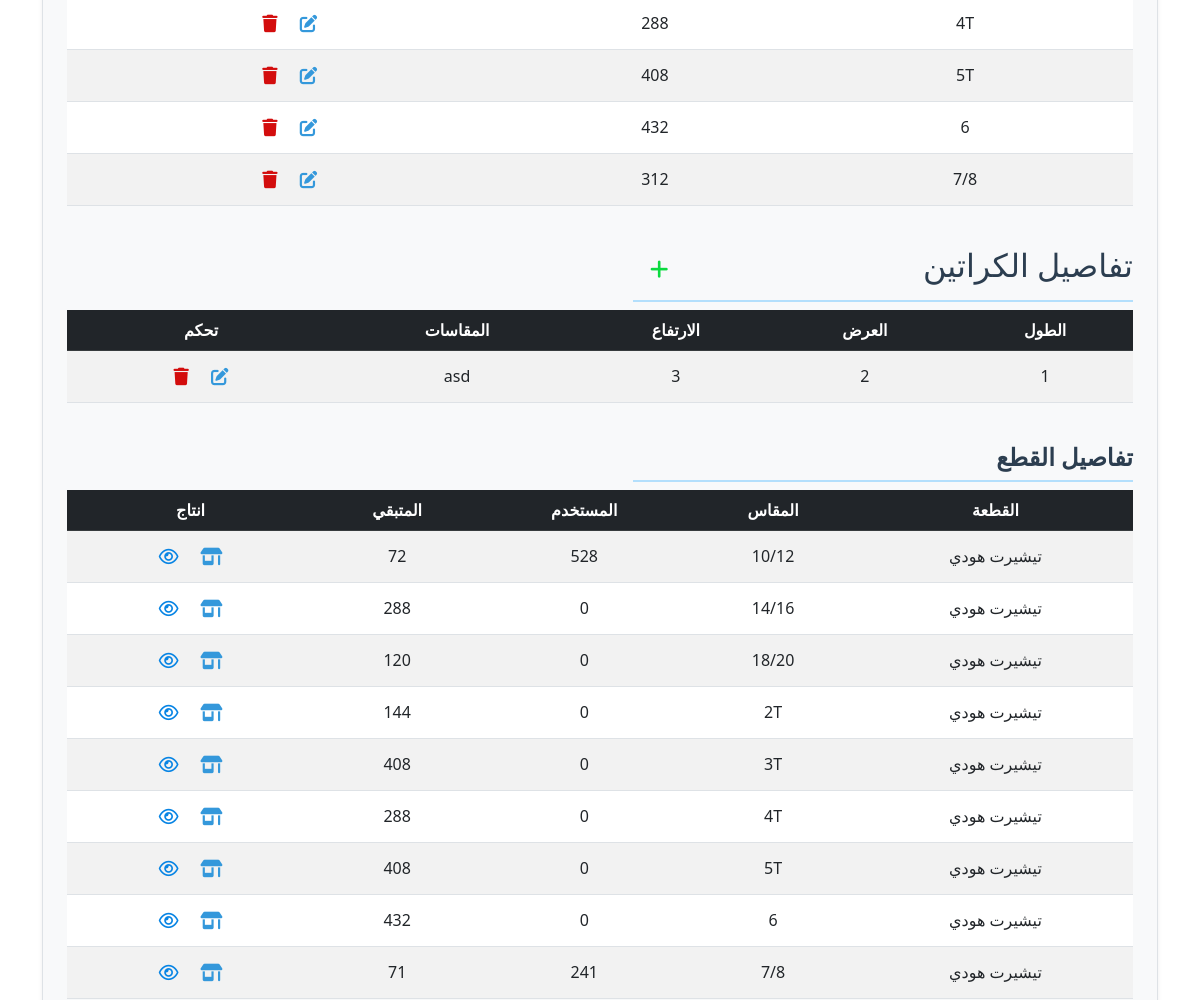
The page /production/model/23/ (middle part) on the database as committed earlier.
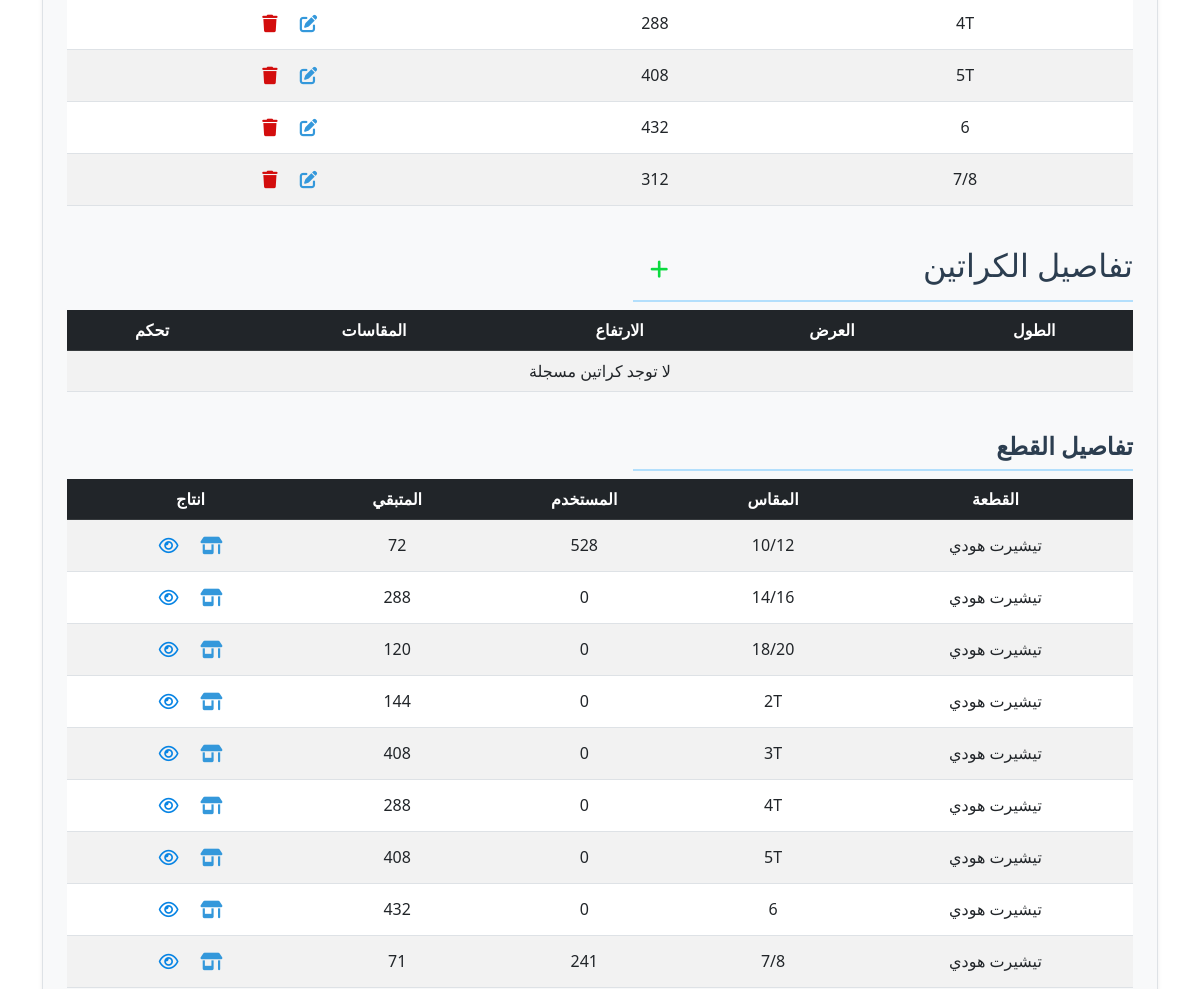
The same page on the database as committed later.
### production/models.py (models this page shows, shortened)
class SizeAmount(models.Model):
    model = models.ForeignKey(Model, verbose_name="الموديل", on_delete=models.CASCADE, related_name="size_amounts")
    size = models.CharField(max_length=50, verbose_name="المقاس")
    amount = models.PositiveIntegerField(verbose_name="الكمية")
    editable = models.BooleanField(default=True)
    class Meta:
        unique_together = ('model', 'size')
        ordering = ['size']

class Carton(models.Model):
    TYPE_CHOICES = [
        ("شماعة", "شماعة"),
        ("تطبيق", "تطبيق"),
    ]
    model = models.ForeignKey(Model, verbose_name="الموديل", on_delete=models.CASCADE, related_name="cartons")
    length = models.CharField(max_length=50, verbose_name="الطول", blank=True)
    width = models.CharField(max_length=50, verbose_name="العرض", blank=True)
    height = models.CharField(max_length=50, verbose_name="الارتفاع", blank=True)
    type = models.CharField(verbose_name="النوع", choices=TYPE_CHOICES, max_length=10, default="تطبيق")
    comment = models.CharField(max_length=100, verbose_name="المقاسات داخل الكرتونة", blank=True)

class Piece(models.Model):
    model = models.ForeignKey(Model, verbose_name="الموديل", on_delete=models.CASCADE, related_name="pieces")
    type = models.CharField(max_length=50, verbose_name="النوع", blank=True)
    size = models.CharField(max_length=50, verbose_name="المقاس", blank=True)
    available_amount = models.IntegerField(verbose_name="الكمية المتبقية", blank=True, default=0)
    used_amount = models.IntegerField(verbose_name="الكمية المستخدمة", default=0, blank=True)
    class Meta:
        ordering = ['size', 'type']

### production/views.py (the view)
# urls.py: path('model/<int:pk>/', ModelDetailView.as_view(), name='model_detail_view'),
class ModelDetailView(DetailView):
    model = Model
    template_name = "production/detail_model.html"
    context_object_name = "model"
    def get_context_data(self, **kwargs):
        context = super().get_context_data(**kwargs)
        model = self.get_object()
        total_sizes_pieces = model.size_amounts.aggregate(total=Sum('amount'))['total'] or 0
        context['total_sizes_pieces'] = total_sizes_pieces
        context['total_Dozens'] = int(total_sizes_pieces / 12)
        context['Packing_per_carton'] = int(model.Packing_per_carton / 12)
        return context

### production/templatetags/math_filters.py (called while the page is built)
@register.filter
def divide(value, divisor):
    try:
        return round(value / divisor)  # Round to 2 decimal places
    except (TypeError, ZeroDivisionError):
        return "N/A"

### production/templates/production/detail_model.html (shortened to what the changed rows need)
{% extends "cloth/layout.html" %}
{% load math_filters %}
{% block body %}
    <div class="model-details container my-4 p-4 border rounded shadow-sm bg-light">
        <div style="overflow-x: auto; max-height: 70vh; position: relative;" class="table-responsive mb-4">
            <table id="size-table" class="table table-striped">
                <tbody>
                    {% for size in model.size_amounts.all %}
                    <tr>
                        <td>{{ size.size }}</td>
                        <td>{{ size.amount }}</td>
                        <td>
                            {% if size.editable %}
                                <a class="px-2 btn" href="{% url 'SizeAmount_edit' size.id %}">
                                </a>
                            {% endif %}
                            <a class="px-2 btn" href="{% url 'SizeAmount_delete_view' size.id %}">
                                </a>
                        </td>
                    </tr>
                    {% empty %}
                    <tr>
                        <td colspan="3" class="text-center">لا توجد مقاسات مسجلة</td>
                    </tr>
                    {% endfor %}
                </tbody>
            </table>
        </div>
        <div class="section-title border-bottom-5 mb-2 d-flex justify-content-between align-items-center">
            <h2>تفاصيل الكراتين</h2>
        </div>
        <div style="overflow-x: auto; max-height: 70vh; position: relative;" class="table-responsive mb-4">
            <table id="size-table" class="table table-striped">
                <thead class="table-dark">
                    <tr>
                        <th style="position: sticky; top: 0;">الطول</th>
                        <th style="position: sticky; top: 0;">العرض</th>
                        <th style="position: sticky; top: 0;">الارتفاع</th>
                        <th style="position: sticky; top: 0;">المقاسات</th>
                        <th style="position: sticky; top: 0;">تحكم</th>
                    </tr>
                </thead>
                <tbody>
                    {% for carton in model.cartons.all %}
                    <tr>
                        <td>{{ carton.length }}</td>
                        <td>{{ carton.width }}</td>
                        <td>{{ carton.height }}</td>
                        <td>{{ carton.comment }}</td>
                        <td>
                            <a class="px-2 btn" href="{% url 'carton_edit' carton.id %}">
                            </a>
                            <a class="px-2 btn" href="{% url 'carton_delete_view' carton.id %}">
                                </a>
                        </td>
                    </tr>
                    {% empty %}
                    <tr>
                        <td colspan="5" class="text-center">لا توجد كراتين مسجلة</td>
                    </tr>
                    {% endfor %}
                </tbody>
            </table>
        </div>
        <div style="overflow-x: auto; max-height: 70vh; position: relative;" class="table-responsive mb-4">
            <table id="pieces-table" class="table table-striped">
                <thead class="table-dark">
                    <tr>
                        <th style="position: sticky; top: 0;">القطعة</th>
                        <th style="position: sticky; top: 0;">المقاس</th>
                        <th style="position: sticky; top: 0;">المستخدم</th>
                        <th style="position: sticky; top: 0;">المتبقي</th>
                        <th style="position: sticky; top: 0;">انتاج</th>
                    </tr>
                </thead>
                <tbody>
                    {% for piece in model.pieces.all %}
                    <tr>
                        <td>{{ piece.type }}</td>
                        <td>{{ piece.size }}</td>
                        <td>{{ piece.used_amount }}</td>
                        <td>{{ piece.available_amount }}</td>
                        <td>
                            <a class="px-2 btn" href="{% url 'productionpiece_add' piece.id %}">
                            </a>
                            <a class="px-2 btn" href="{% url 'production_list_view' %}?model_number={{model.model_number}}&type={{piece.type}}&size={{piece.size}}">
                            </a>
                        </td>
                    </tr>
                    {% empty %}
                    <tr>
                        <td colspan="5" class="text-center">لا توجد قطع مسجلة</td>
                    </tr>
                    {% endfor %}
                </tbody>
            </table>
        </div>
    </div>
{% endblock body %}

Rows that differ between the two databases and show on the page:
removed Carton: length "1", width "2", height "3", comment "asd"
Other text that changed with them:
text now shown: "لا توجد كراتين مسجلة"
